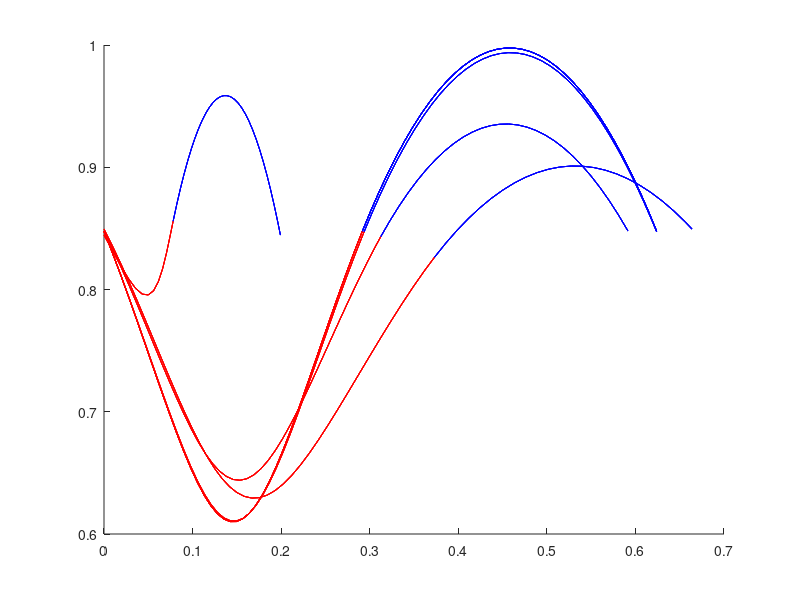
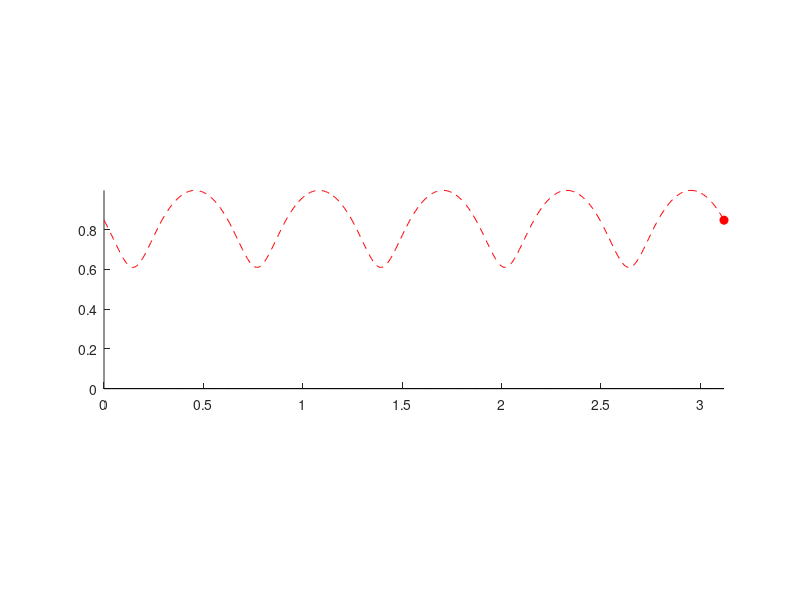
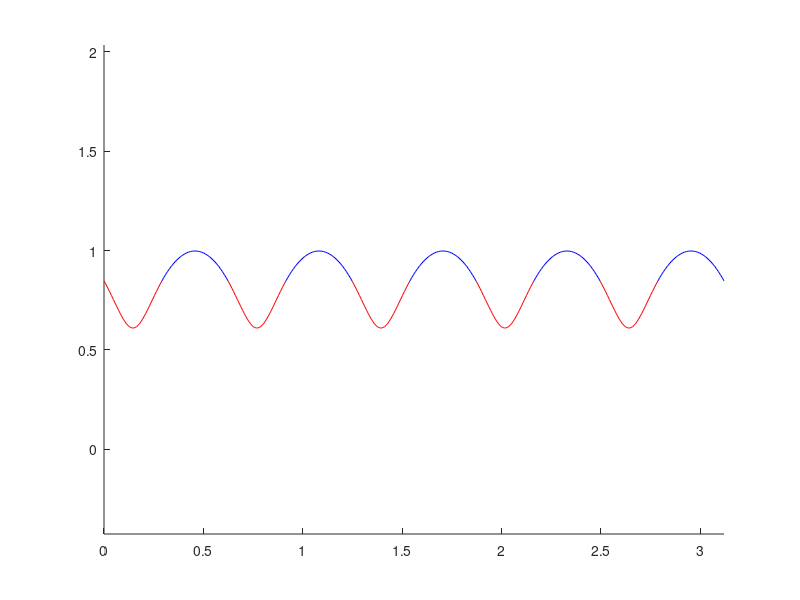

Here is the MATLAB script that generated these plots, in order:
function hop()
    g=9.8;    m=72.5748; L0=.86;
    k=16*72*10*21.5;
    
    vx = .95;
    
    N = 1000;      % Number of Samples
    tSim = 10;     % Max Sim time
    
    tdPos = [];
    tdAng = pi/6;
    
    tStanceDes = .35*.45; % .35s estimated from paper
    tFlightDes = .35*.55;
    %tStanceDes = 0.2633;
    %tFlightDes = 0.2633/.45*.55;
    
    % for 3.5 m/s
    %tStanceDes=.225;
    %tFlightDes=.225/.64*(1-.64);
    
    % for 2.6 m/s
    tStanceDes=.35;
    tFlightDes=.35;
    
    
    figure(1)
    clf;
    hold on;
    global zs foots
    
    function dz = flightDynamics(t,z)
       dz = z;
       x = z(1); xdot = z(2);
       y = z(3); ydot = z(4);
       dz(1) = xdot;
       dz(2) = 0;
       
       dz(3) = ydot;
       dz(4) = -g;
    end
    function [value isterminal direction] = flightEvents(t,z)
       value = z(3)-L0*cos(tdAng);
       isterminal = 1;	direction = -1;
    end
    function dz  = stanceDynamics(t,z)
       dz = z;
       x = z(1); xdot = z(2);
       y = z(3); ydot = z(4);
       
       len = norm([x-tdPos(1) y]);
       dz(1) = xdot;
       dz(2) = 1/m * ( k * (L0 - len) * (x-tdPos(1)) / len);
       
       dz(3) = ydot;
       dz(4) = -g + 1/m * ( k * (L0 - len) * y / len);
    end
    function [value isterminal direction] = stanceEvents(t,z)
       x = z(1); xdot = z(2);
       y = z(3); ydot = z(4);
       
       len = norm([x-tdPos(1) y]);
       value = len-L0;
       isterminal = 1;	direction = +1;
    end

    function [t_out z_out foot_out tf zf en loTime] = simulatePeriod(t0,params,x0)
        flightOptions = odeset('Events',@flightEvents,'AbsTol',1e-9,'RelTol',1e-9);
        stanceOptions = odeset('Events',@stanceEvents,'AbsTol',1e-9,'RelTol',1e-9); 
        
        xorig = 0;
        if nargin==3
            xorig = x0;
        end
        

        z0 = [xorig vx L0*cos(params(1)) params(2)];  
        k = params(3);
        tdAng = params(1);
        
        
        en = [];
        tspan = linspace(t0,t0+tSim,N);
        tdPos = [z0(1)+z0(3)*tan(tdAng) 0];
        %tdPos = [z0(1)+L0*sin(tdAng) z0(3)-L0*cos(tdAng)];
        
        % Simulation Stance
        [t z tf zf] = ode45(@stanceDynamics,tspan,z0,stanceOptions);
        leg = z(:,[1 3]) - ones(length(t),1)*tdPos;
        
        if nargout == 7
            loTime = tf;
        end
                    
        vel = z(:,[2 4]);
        en = m*g*z(:,3) + 1/2 * k * (sqrt(sum(leg.^2,2))-L0).^2 + 1/2*m*sum(vel.^2,2);
        foot = ones(length(z(:,1)),1)*tdPos;
        
        plot(z(:,1),z(:,3),'r');
        %plot(z(:,1),sqrt(L0^2-(z(:,1)-tdPos(1)).^2),'k--')
        
        z_out = z;
        t_out = t;
        foot_out = foot;
        
        if length(tf) == 0
            'break after stance'
            return;
        end
        
        tspan = linspace(tf,tf+tSim,N);
        [t z tf zf] = ode45(@flightDynamics,tspan,zf,flightOptions);
        foot = [z(:,1)+L0*sin(tdAng) z(:,3)-L0*cos(tdAng)];
        
        vel = z(:,[2 4]);
        en2 = m*g*z(:,3) + 1/2*m*(z(:,2).^2 + z(:,4).^2);
        en = [en ; en2];
        
        plot(z(:,1),z(:,3),'b');
        %plot([z(1,1) z(end,1)],[L0*cos(tdAng) L0*cos(tdAng)],'k--')
        
        t_out = [t_out ; t];
        z_out = [z_out ; z];
        foot_out = [ foot_out ; foot]; 
    end
    function output = periodResidual(params)
        [t z foot tf zf en loTime] = simulatePeriod(0,params);
        output = [0 0 0 0];
        if length(tf)==0
            output(1) = vx - z(end,2);
            output(2) = params(2) - z(end,4);
            output(3) = loTime - tStanceDes;
            output(4) = (t(end)-loTime) - tFlightDes;
        else
            output(1) = vx - z(end,2);
            output(2) = params(2) - z(end,4);
            
            output(3) = loTime - tStanceDes;
            
            
            output(4) = (tf-loTime) - tFlightDes;
        end
    end
    
    %% Initial guesses
    % z0initial = [0 3.5	L0*cos(tdAng)	-0.424237]'; % Cycle (a) stable run like cycle 
    % z0initial = [0 1.5  L0*cos(tdAng) -1.8]';        % Cycle (b) Unstable high cycle 
    
    % Other Limit Cycles
    % z0initial = [0 1.5  L0*cos(tdAng) -.8]'; % unstable cycle
    % z0initial = [0 3    0.8660   0]';     %  vert unstable cycle low
    % z0initial = [0 .3  L0*cos(tdAng) -.2]'; % another stable cycle X
   
    paramsInitial = [pi/6 -1.459228 16*72*10];
     
    paramsInitial = [.19 -1.2250 6.6683e+04]
    
    %% Find Orbit
    params0 = paramsInitial;
    options = optimset('display','iter');
    [params resnorm res] = lsqnonlin(@periodResidual,params0,[pi/20,-inf,16*72*2],[pi/4,-.1,16*72*100*21.5],options);
    res
    ang = params(1)
    vy = params(2)
    k = params(3)
    [t z foot tf zf] = simulatePeriod(0,params);
    zf
    
    params
    
    [t z foot tf zf] = simulatePeriod(0,params);    
    
    %% Optional Distrubance

    z0 = zf;
    z0(1) = 0;
    x0 = 0;
    %zf = z0;    
    tf = 0;
    foot0 = [z0(1)+L0*sin(tdAng) z0(3)-L0*cos(tdAng)];
    
	J = 5;         % Number of Jumps
    ts = []; zs = []; ens = [];
    
    
    figure(15); clf; hold on; axis equal
    
    %% Simulate Multiple Steps
    foots = [];
    tfs=[];
    los=[];
    for i = 1:J
        
        [t z foot tf zf energy lo] = simulatePeriod(tf,params,x0);
        x0 = zf(1);
        tfs=[tfs tf];
        los=[los lo];
        ts = [ts ; t]; zs = [zs ; z]; foots = [foots ; foot];
        ens = [ens ; energy];
        if length(tf) == 0
            'break after sim'
            break;
        end
        %fprintf(1,'%f\t',zf);
        %fprintf(1,'\n');
    end
    
    fprintf(1,'\n');
    fprintf(1,'%f\t',z0);
    fprintf(1,'\n');
    
    tic
        %% Hopping Animation
	figure(2); clf; hold on;
    hOA = plot([z0(1) z0(3)],[foot0(1) foot0(2)],'r');
    hA = plot(z0(1),z0(3),'ro');
    hHist = plot(z0(1),z0(3),'r--');
    axis equal;
    axis([0 max(zs(:,1)) 0 max(zs(:,3))]); 
    set(hA,'markerfacecolor','r');
    startTime = cputime;
    for i = 1:1:length(ts)
        set(hOA,'ydata',[zs(i,3) foots(i,2)],'xdata',[zs(i,1) foots(i,1)]);
        set(hA,'ydata',zs(i,3),'xdata',zs(i,1));
        set(hHist,'ydata',zs(1:i,3),'xdata',zs(1:i,1));
        %while (cputime-startTime) < ts(i)
            pause(.00001);
        %end
    end
    toc
    ts(end)


     
    %% Point Mass Trajectory
    plot(zs(:,1),0*zs(:,1),'k');
    axis([0 max(zs(:,1)) 0 max(zs(:,3))]); 
    
    %% Energy Plot    
%     figure(4)
%     title('Energy');
%     plot(ts,ens)
Stiffness = params(3);
vx = vx;
Stance = los(1);
Period = tfs(1);
DutyFactor = Stance/Period/2;
Length = Period*vx;

fprintf(1,'theta=\t%f\t=%f deg\n',ang,ang*180/pi);
fprintf(1,'K = \t%f\n',Stiffness);
fprintf(1,'Vx = \t%f\n',vx);
fprintf(1,'Vy = \t%f\n',vy);
fprintf(1,'T  = \t%f\n',Period);
fprintf(1,'Cad  = \t%f\n',60/Period);
fprintf(1,'t_c = \t%f\n',Stance);
fprintf(1,'DF = \t%f\n',DutyFactor);
fprintf(1,'SL = \t%f\n',Length);
fprintf(1,'hMax = \t%f\n',max(zs(:,3)));

fprintf(1,'px = \t%f\n',L0*sin(ang));
fprintf(1,'py = \t%f\n',-L0*cos(ang));



    
    
end